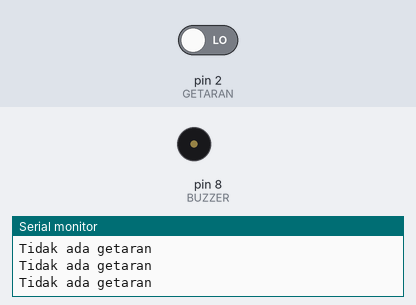
The sketch below on a simulated Arduino Uno, built with avr-gcc and run on an emulated ATmega328P. Shown: buzzer (waves = sounding, pin HIGH), the last lines printed to the serial monitor. The test bench sets the inputs (shaded band); at power-on: pin 2 (GETARAN) LOW.

Above: at 1.2 s.
1.3 s: pin 2 (GETARAN) driven HIGH
At 2.4 s:
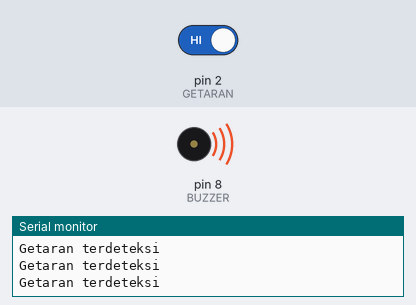
2.8 s: pin 2 (GETARAN) driven LOW
At 3.6 s:
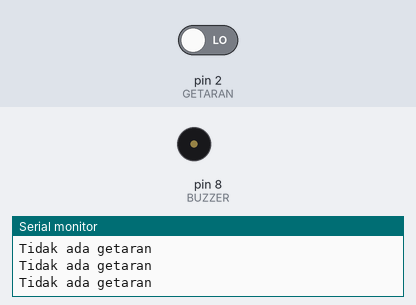
Timing chart, 0 to 5.8 s (numbered marks = the images above; inputs shaded):
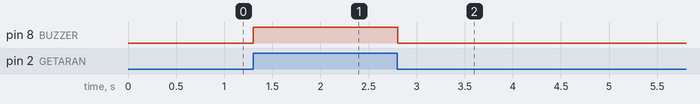

The sketch:

01_Alarm_Getaran.ino
```cpp
const int GETARAN = 2;
const int BUZZER = 8;

void setup() {
  pinMode(GETARAN, INPUT);
  pinMode(BUZZER, OUTPUT);
  Serial.begin(9600);
}

void loop() {
  bool adaGetaran = digitalRead(GETARAN) == HIGH;
  digitalWrite(BUZZER, adaGetaran ? HIGH : LOW);
  Serial.println(adaGetaran ? "Getaran terdeteksi" : "Tidak ada getaran");
  delay(100);
}
```

Measured:
- after the input at 1.3 s, pin 8 (BUZZER): LOW → HIGH at once
- after the input at 2.8 s, pin 8 (BUZZER): HIGH → LOW at once
